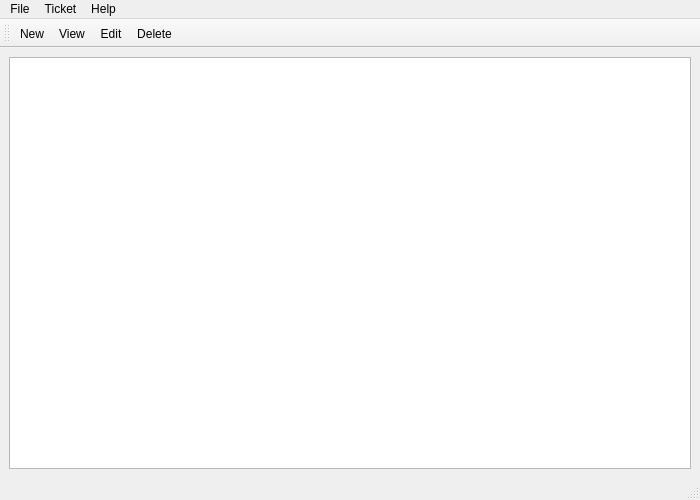
<?xml version="1.0" encoding="UTF-8"?>
<ui version="4.0">
 <class>MainWindow</class>
 <widget class="QMainWindow" name="MainWindow">
  <property name="geometry">
   <rect><x>0</x><y>0</y><width>700</width><height>500</height></rect>
  </property>
  <property name="windowTitle">
   <string>Helpdesk</string>
  </property>
  <widget class="QWidget" name="centralwidget">
   <layout class="QVBoxLayout" name="verticalLayout">
    <item>
     <widget class="QTableView" name="tableView">
      <property name="selectionBehavior">
       <enum>QAbstractItemView::SelectRows</enum>
      </property>
      <property name="selectionMode">
       <enum>QAbstractItemView::SingleSelection</enum>
      </property>
      <property name="editTriggers">
       <set>QAbstractItemView::NoEditTriggers</set>
      </property>
      <property name="alternatingRowColors">
       <bool>true</bool>
      </property>
     </widget>
    </item>
   </layout>
  </widget>
  <widget class="QMenuBar" name="menubar">
   <property name="geometry">
    <rect><x>0</x><y>0</y><width>700</width><height>26</height></rect>
   </property>
   <widget class="QMenu" name="menuFile">
    <property name="title"><string>File</string></property>
    <addaction name="actionExit"/>
   </widget>
   <widget class="QMenu" name="menuTicket">
    <property name="title"><string>Ticket</string></property>
    <addaction name="actionNew"/>
    <addaction name="actionView"/>
    <addaction name="actionEdit"/>
    <addaction name="separator"/>
    <addaction name="actionDelete"/>
   </widget>
   <widget class="QMenu" name="menuHelp">
    <property name="title"><string>Help</string></property>
   </widget>
   <addaction name="menuFile"/>
   <addaction name="menuTicket"/>
   <addaction name="menuHelp"/>
  </widget>
  <widget class="QToolBar" name="toolBar">
   <property name="windowTitle"><string>Toolbar</string></property>
   <attribute name="toolBarArea"><enum>TopToolBarArea</enum></attribute>
   <addaction name="actionNew"/>
   <addaction name="actionView"/>
   <addaction name="actionEdit"/>
   <addaction name="actionDelete"/>
  </widget>
  <widget class="QStatusBar" name="statusbar"/>
  <action name="actionNew">
   <property name="text"><string>New</string></property>
  </action>
  <action name="actionView">
   <property name="text"><string>View</string></property>
  </action>
  <action name="actionEdit">
   <property name="text"><string>Edit</string></property>
  </action>
  <action name="actionDelete">
   <property name="text"><string>Delete</string></property>
  </action>
  <action name="actionExit">
   <property name="text"><string>Exit</string></property>
  </action>
 </widget>
 <resources/>
 <connections/>
</ui>
